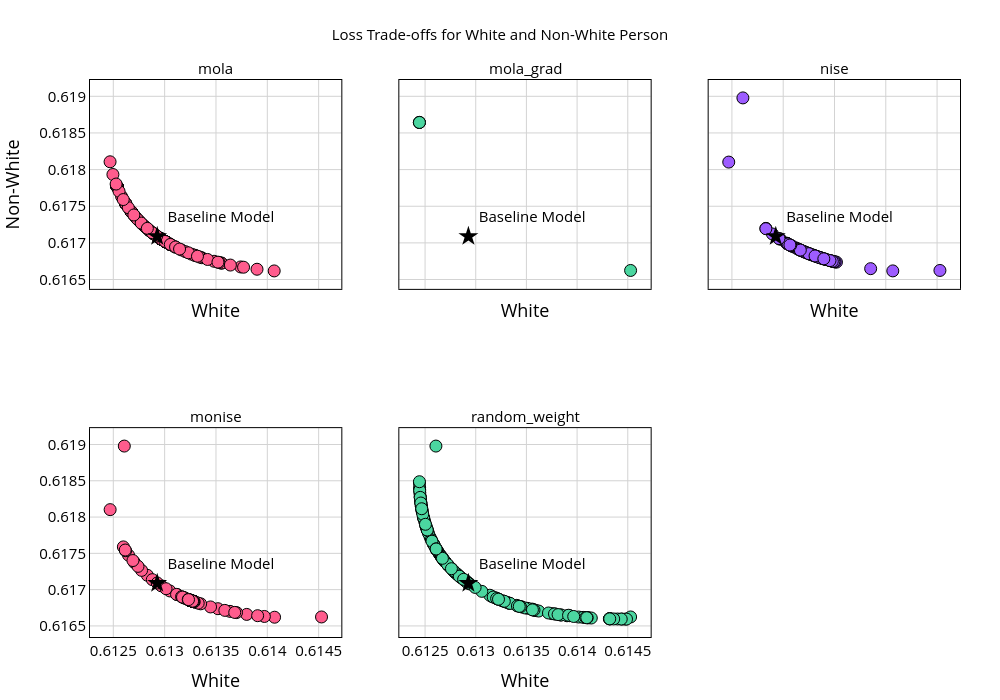

Write notebook code for a chart like this one.
### Markdown cell above
### Color test

### Code cell
pareto_dict = {
        method: res["objectives"]
        for method, res in results.items()
        if "objectives" in res
    }

hypervolumes_dict = {
        method: res["hypervolume"]
        for method, res in results.items()
        if "hypervolume" in res
    }

colors_pareto = ['#FF5C8D', '#FF5C8D', '#FF5C8D']
colors_hv = ['#FF5C8D', '#FF5C8D', '#4BD6A0', '#9D5CFF']
axes_label = ["White", "Non-White"]
color = ['#d73027', '#fc8d59', '#fee090', '#91bfdb', '#4575b4']
plot_pareto(methods=pareto_dict,
            labels=axes_label, 
            title=title,
            point=equal.objs,
            color=color,
            fontsize=20,
            figsize=(10,7),
            save_path='images/2_objs_methods.pdf'
            )

plot_pareto_plotly(methods=pareto_dict,
            labels=axes_label, 
            title=title,
            point=equal.objs,
            # color="#FF5C8D",
            fontsize=15,
            figsize=(10,7),
            save_path='images/2_objs_methods_plotly.pdf'
            )
plot_multiple_hypervolumes(methods_hv=hypervolumes_dict, save_path="images/2_objs_hypervolume.pdf", colors=color)

### Figure 1 — Plotly figure (JSON) as saved in the notebook; plotly's stock layout.template omitted (floating-point values rounded to 4 significant figures; data arrays with more than 128 entries replaced by an {"elided": "..."} marker saying what was removed)
{"data": [{"marker": {"color": "#FF5C8D", "line": {"color": "black", "width": 1}, "size": 12}, "mode": "markers", "type": "scatter", "x": {"elided": "142 float values"}, "xaxis": "x", "y": {"elided": "142 float values"}, "yaxis": "y"}, {"marker": {"color": "black", "size": 15, "symbol": "star"}, "mode": "markers+text", "name": "Baseline Model", "text": ["Baseline Model"], "textposition": "top right", "type": "scatter", "x": [0.6129], "xaxis": "x", "y": [0.6171], "yaxis": "y"}, {"marker": {"color": "#4BD6A0", "line": {"color": "black", "width": 1}, "size": 12}, "mode": "markers", "type": "scatter", "x": [0.6124, 0.6124, 0.6124, 0.6145], "xaxis": "x2", "y": [0.6186, 0.6186, 0.6186, 0.6166], "yaxis": "y2"}, {"marker": {"color": "black", "size": 15, "symbol": "star"}, "mode": "markers+text", "name": "Baseline Model", "text": ["Baseline Model"], "textposition": "top right", "type": "scatter", "x": [0.6129], "xaxis": "x2", "y": [0.6171], "yaxis": "y2"}, {"marker": {"color": "#9D5CFF", "line": {"color": "black", "width": 1}, "size": 12}, "mode": "markers", "type": "scatter", "x": [0.6126, 0.6145, 0.6128, 0.6135, 0.6125, 0.6131, 0.6141, 0.613, 0.6133, 0.6134, 0.613, 0.6129, 0.6132, 0.6131, 0.6134, 0.6133, 0.6135, 0.6139, 0.6135, 0.6131, 0.6131, 0.6131, 0.613, 0.6131, 0.6128, 0.6132, 0.6134, 0.6133, 0.6132, 0.6133, 0.6131, 0.6135, 0.6134, 0.6133, 0.6133, 0.6132, 0.6135, 0.6134, 0.6132, 0.6132, 0.6132, 0.6132, 0.6133, 0.6134, 0.6132, 0.6133, 0.613, 0.613, 0.613, 0.613, 0.6135, 0.6134, 0.6133, 0.6132, 0.6134, 0.6133, 0.6134, 0.6133, 0.6132, 0.6131, 0.6131, 0.6134, 0.6133, 0.6133, 0.6135, 0.6135, 0.6135, 0.6134], "xaxis": "x3", "y": [0.619, 0.6166, 0.6172, 0.6167, 0.6181, 0.6169, 0.6166, 0.6171, 0.6168, 0.6168, 0.617, 0.6171, 0.6169, 0.617, 0.6168, 0.6169, 0.6167, 0.6166, 0.6168, 0.6169, 0.617, 0.617, 0.6171, 0.6169, 0.6172, 0.6169, 0.6168, 0.6168, 0.6169, 0.6168, 0.617, 0.6168, 0.6168, 0.6168, 0.6168, 0.6169, 0.6167, 0.6168, 0.6169, 0.6169, 0.6169, 0.6169, 0.6168, 0.6168, 0.6169, 0.6168, 0.617, 0.617, 0.617, 0.6171, 0.6167, 0.6168, 0.6168, 0.6169, 0.6168, 0.6168, 0.6168, 0.6169, 0.6169, 0.617, 0.617, 0.6168, 0.6168, 0.6168, 0.6168, 0.6167, 0.6168, 0.6168], "yaxis": "y3"}, {"marker": {"color": "black", "size": 15, "symbol": "star"}, "mode": "markers+text", "name": "Baseline Model", "text": ["Baseline Model"], "textposition": "top right", "type": "scatter", "x": [0.6129], "xaxis": "x3", "y": [0.6171], "yaxis": "y3"}, {"marker": {"color": "#FF5C8D", "line": {"color": "black", "width": 1}, "size": 12}, "mode": "markers", "type": "scatter", "x": {"elided": "150 float values"}, "xaxis": "x4", "y": {"elided": "150 float values"}, "yaxis": "y4"}, {"marker": {"color": "black", "size": 15, "symbol": "star"}, "mode": "markers+text", "name": "Baseline Model", "text": ["Baseline Model"], "textposition": "top right", "type": "scatter", "x": [0.6129], "xaxis": "x4", "y": [0.6171], "yaxis": "y4"}, {"marker": {"color": "#4BD6A0", "line": {"color": "black", "width": 1}, "size": 12}, "mode": "markers", "type": "scatter", "x": {"elided": "150 float values"}, "xaxis": "x5", "y": {"elided": "150 float values"}, "yaxis": "y5"}, {"marker": {"color": "black", "size": 15, "symbol": "star"}, "mode": "markers+text", "name": "Baseline Model", "text": ["Baseline Model"], "textposition": "top right", "type": "scatter", "x": [0.6129], "xaxis": "x5", "y": [0.6171], "yaxis": "y5"}], "layout": {"annotations": [{"font": {"color": "black", "size": 15}, "showarrow": false, "text": "mola", "x": 0.1444, "xanchor": "center", "xref": "paper", "y": 1, "yanchor": "bottom", "yref": "paper"}, {"font": {"color": "black", "size": 15}, "showarrow": false, "text": "mola_grad", "x": 0.5, "xanchor": "center", "xref": "paper", "y": 1, "yanchor": "bottom", "yref": "paper"}, {"font": {"color": "black", "size": 15}, "showarrow": false, "text": "nise", "x": 0.8556, "xanchor": "center", "xref": "paper", "y": 1, "yanchor": "bottom", "yref": "paper"}, {"font": {"color": "black", "size": 15}, "showarrow": false, "text": "monise", "x": 0.1444, "xanchor": "center", "xref": "paper", "y": 0.375, "yanchor": "bottom", "yref": "paper"}, {"font": {"color": "black", "size": 15}, "showarrow": false, "text": "random_weight", "x": 0.5, "xanchor": "center", "xref": "paper", "y": 0.375, "yanchor": "bottom", "yref": "paper"}], "font": {"color": "black", "size": 15}, "height": 700, "margin": {"b": 60, "l": 60, "r": 40, "t": 80}, "paper_bgcolor": "white", "plot_bgcolor": "white", "showlegend": false, "title": {"font": {"size": 15}, "text": "Loss Trade-offs for White and Non-White Person", "x": 0.5, "xanchor": "center"}, "width": 1000, "xaxis": {"anchor": "y", "domain": [0, 0.2889], "gridcolor": "lightgray", "gridwidth": 1, "linecolor": "black", "linewidth": 1, "matches": "x4", "mirror": true, "showgrid": true, "showline": true, "showticklabels": false, "title": {"text": "White"}, "zeroline": false}, "xaxis2": {"anchor": "y2", "domain": [0.3556, 0.6444], "gridcolor": "lightgray", "gridwidth": 1, "linecolor": "black", "linewidth": 1, "matches": "x5", "mirror": true, "showgrid": true, "showline": true, "showticklabels": false, "title": {"text": "White"}, "zeroline": false}, "xaxis3": {"anchor": "y3", "domain": [0.7111, 1], "gridcolor": "lightgray", "gridwidth": 1, "linecolor": "black", "linewidth": 1, "matches": "x6", "mirror": true, "showgrid": true, "showline": true, "showticklabels": false, "title": {"text": "White"}, "zeroline": false}, "xaxis4": {"anchor": "y4", "domain": [0, 0.2889], "gridcolor": "lightgray", "gridwidth": 1, "linecolor": "black", "linewidth": 1, "mirror": true, "showgrid": true, "showline": true, "title": {"text": "White"}, "zeroline": false}, "xaxis5": {"anchor": "y5", "domain": [0.3556, 0.6444], "gridcolor": "lightgray", "gridwidth": 1, "linecolor": "black", "linewidth": 1, "mirror": true, "showgrid": true, "showline": true, "title": {"text": "White"}, "zeroline": false}, "xaxis6": {"anchor": "y6", "domain": [0.7111, 1], "gridcolor": "lightgray", "gridwidth": 1, "linecolor": "black", "linewidth": 1, "mirror": true, "showgrid": true, "showline": true, "title": {"text": "White"}, "zeroline": false}, "yaxis": {"anchor": "x", "domain": [0.625, 1], "gridcolor": "lightgray", "gridwidth": 1, "linecolor": "black", "linewidth": 1, "mirror": true, "showgrid": true, "showline": true, "title": {"text": "Non-White"}, "zeroline": false}, "yaxis2": {"anchor": "x2", "domain": [0.625, 1], "gridcolor": "lightgray", "gridwidth": 1, "linecolor": "black", "linewidth": 1, "matches": "y", "mirror": true, "showgrid": true, "showline": true, "showticklabels": false, "zeroline": false}, "yaxis3": {"anchor": "x3", "domain": [0.625, 1], "gridcolor": "lightgray", "gridwidth": 1, "linecolor": "black", "linewidth": 1, "matches": "y", "mirror": true, "showgrid": true, "showline": true, "showticklabels": false, "zeroline": false}, "yaxis4": {"anchor": "x4", "domain": [0, 0.375], "gridcolor": "lightgray", "gridwidth": 1, "linecolor": "black", "linewidth": 1, "mirror": true, "showgrid": true, "showline": true, "zeroline": false}, "yaxis5": {"anchor": "x5", "domain": [0, 0.375], "gridcolor": "lightgray", "gridwidth": 1, "linecolor": "black", "linewidth": 1, "matches": "y4", "mirror": true, "showgrid": true, "showline": true, "showticklabels": false, "zeroline": false}, "yaxis6": {"anchor": "x6", "domain": [0, 0.375], "gridcolor": "lightgray", "gridwidth": 1, "linecolor": "black", "linewidth": 1, "matches": "y4", "mirror": true, "showgrid": true, "showline": true, "showticklabels": false, "zeroline": false}}}
